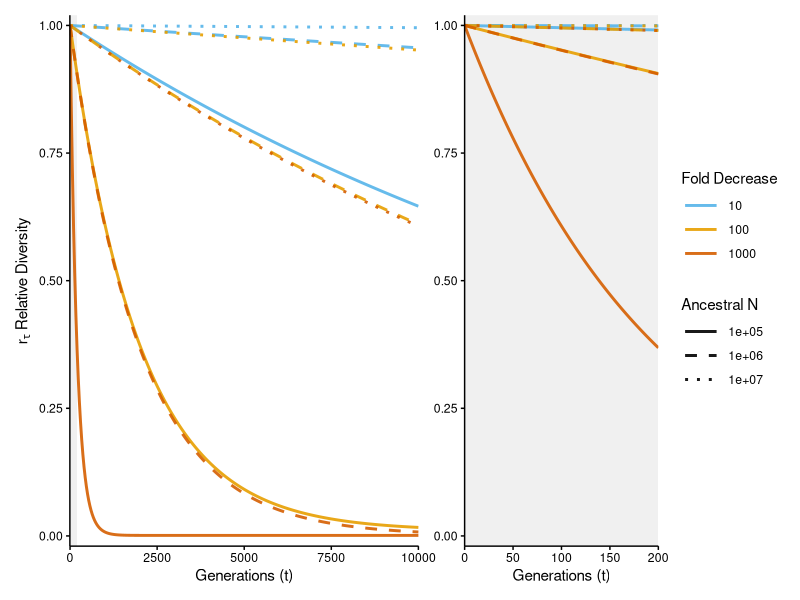

The R script that drew this image:
library(ggplot2)
library(patchwork)

#function for Equation 1
calc_r_tau <- function(tau, N_ratio) {
  (1 + N_ratio * (exp(tau) - 1)) * exp(-tau)
}

#define the 9 decline scenarios (specify ancestral population sizes + decline magnitudes)
scenarios <- expand.grid(
  N0 = c(100000, 1000000, 10000000),
  FoldDecline = c(10, 100, 1000)
)

scenarios$N <- scenarios$N0 / scenarios$FoldDecline
scenarios$Ratio <- scenarios$N / scenarios$N0

#generate data for time in absolute generations; long-term
t_seq <- seq(0, 10000, length.out = 300)
plot_data_absolute <- data.frame()

for (i in 1:nrow(scenarios)) {
  tau_scenario <- t_seq / (2 * scenarios$N[i])
  temp_df <- data.frame(
    t = t_seq,
    r_tau = calc_r_tau(tau_scenario, scenarios$Ratio[i]),
    N0 = as.factor(scenarios$N0[i]),
    FoldDecline = as.factor(scenarios$FoldDecline[i])
  )
  plot_data_absolute <- rbind(plot_data_absolute, temp_df)
}

#zoom in on early decline phase
t_seq <- seq(0, 200, length.out = 300)
plot_data_zoomed <- data.frame()

for (i in 1:nrow(scenarios)) {
  tau_scenario <- t_seq / (2 * scenarios$N[i])
  temp_df <- data.frame(
    t = t_seq,
    r_tau = calc_r_tau(tau_scenario, scenarios$Ratio[i]),
    N0 = as.factor(scenarios$N0[i]),
    FoldDecline = as.factor(scenarios$FoldDecline[i])
  )
  plot_data_zoomed <- rbind(plot_data_zoomed, temp_df)
}


#plot A: absolute time; long-term
p1 <- ggplot(plot_data_absolute, aes(x = t, y = r_tau, color = FoldDecline, linetype = N0)) +
  annotate("rect", xmin = 0, xmax = 200, ymin = -Inf, ymax = Inf, fill = "grey85", alpha = 0.4) +
  geom_line(linewidth = 1, alpha = 0.9) +
  scale_linetype_manual(values = c("1e+05" = "solid", "1e+06" = "dashed", "1e+07" = "dotted")) +
  scale_color_manual(values = c("10" = "#56B4E9", "100" = "#E69F00", "1000" = "#D55E00")) +
  scale_y_continuous(breaks = seq(0, 1, by = 0.25), limits = c(0, 1), expand = c(0.01, 0.01)) +
  scale_x_continuous(n.breaks = 5, expand = c(0, 5), limits = c(0, 10000)) +
  labs(x = "Generations (t)", y = expression(r[tau] ~ "Relative Diversity")) +
  theme(
  	panel.background = element_blank(),
    panel.grid = element_blank(),
    panel.border = element_blank(),
    axis.line = element_line(color = "black"),
    axis.ticks = element_line(color = "black"),
    axis.text = element_text(color = "black"),
    axis.title = element_text(color = "black"),
    legend.position = "none"
  ) 

#plot B: zoomed 
p2 <- ggplot(plot_data_zoomed, aes(x = t, y = r_tau, color = FoldDecline, linetype = N0)) +
  annotate("rect", xmin = 0, xmax = 200, ymin = -Inf, ymax = Inf, fill = "grey85", alpha = 0.4) +
  geom_line(linewidth = 1, alpha = 0.9) +
  scale_linetype_manual(values = c("1e+05" = "solid", "1e+06" = "dashed", "1e+07" = "dotted")) +
  scale_color_manual(values = c("10" = "#56B4E9", "100" = "#E69F00", "1000" = "#D55E00")) +
  scale_y_continuous(breaks = seq(0, 1, by = 0.25), limits = c(0, 1), expand = c(0.01, 0.01)) +
  scale_x_continuous(n.breaks = 5, expand = c(0, 0), limits = c(0, 200)) +
  labs(x = "Generations (t)", y = NULL, color = "Fold Decrease", linetype = "Ancestral N") +
  theme(
  	panel.background = element_blank(),
    panel.grid = element_blank(),
    panel.border = element_blank(),
    axis.line = element_line(color = "black"),
    axis.ticks = element_line(color = "black"),
    axis.text = element_text(color = "black"),
    axis.title = element_text(color = "black"),
    legend.key.width = unit(1, "cm")
  )

combined_plot <- p1 + p2 +
  plot_layout(widths = c(1.8, 1)) +
  plot_annotation(theme = theme(plot.title = element_text(face = "bold", size = 16, hjust = 0.5)))

ggsave("figure2.pdf", plot = combined_plot, width = 13, height = 6)
